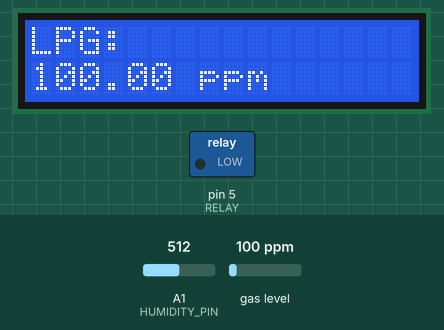
The sketch below on a simulated Arduino Uno, built with avr-gcc and run on an emulated ATmega328P. On the bench: 16×2 character LCD, switched loads named in the sketch (green lamp = pin HIGH). The test bench sets the inputs (shaded band); at power-on: A1 (HUMIDITY_PIN) = 512, gas level 100 ppm.

Above: at 1.7 s.
1.8 s: A1 (HUMIDITY_PIN) set to 896
At 5.4 s:
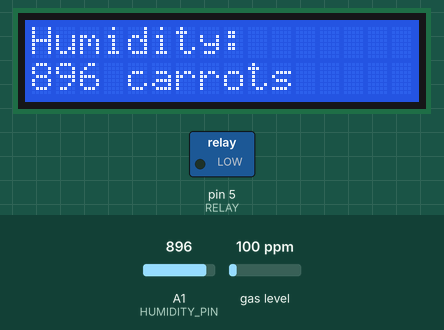
9.2 s: A1 (HUMIDITY_PIN) set to 922
At 15.6 s:
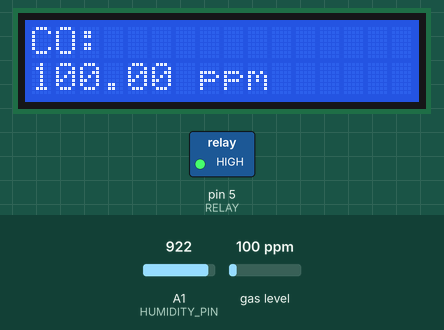
18.4 s: gas level set to 20 ppm
At 20.3 s:
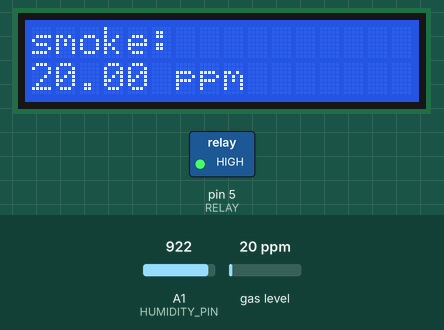
20.4 s: gas level set to 250 ppm
At 22.8 s:
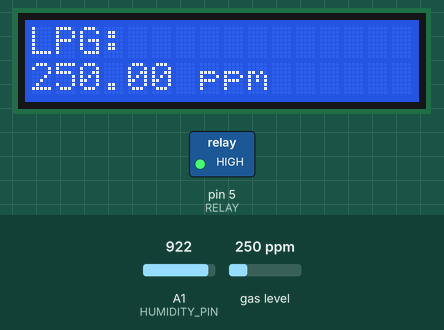
23.5 s: gas level set to 500 ppm
At 24.8 s:
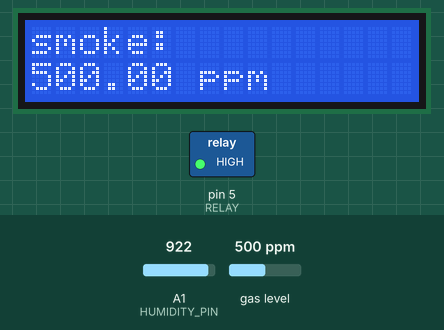
25.5 s: A1 (HUMIDITY_PIN) set to 900
At 29.9 s:
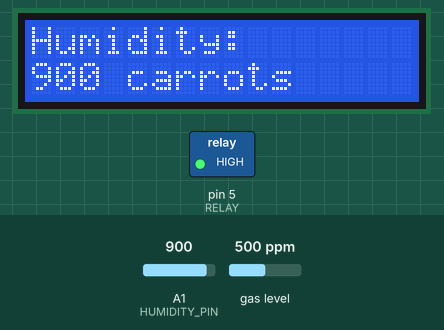
Timing chart, 0 to 31.6 s (numbered marks = the images above; inputs shaded):
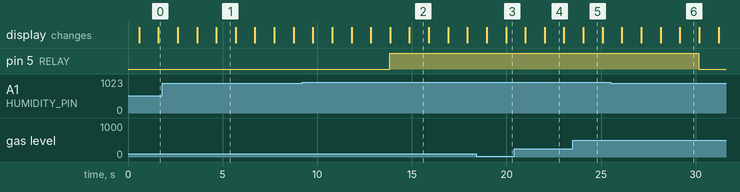

Measured:
- the behaviour switches between 910 and 911 on A1 (HUMIDITY_PIN) (found by bisection; images 1 and 2)
- after the input at 9.2 s, pin 5 (RELAY): LOW → HIGH after 4.6 s
- after the input at 25.5 s, pin 5 (RELAY): HIGH → LOW after 4.7 s
- what the display in image 1 shows lasts 1.0 s, from 4.7 s to 5.7 s

The sketch:

humanidity_temper_v3_1602_i2c.ino
```cpp
#include <SoftwareSerial.h>
#include <Adafruit_Sensor.h>
#include <MQ2.h>
#include <Wire.h>
#include <LiquidCrystal_PCF8574.h>

LiquidCrystal_PCF8574 lcd(0x3F);  // set the LCD address to 0x27 for a 16 chars and 2 line display


#define GAZPIN A0
#define HUMIDITY_PIN A1
#define RELAY 5

MQ2 mq2(GAZPIN);
int lpg, co, smoke;
int humidity = 0;

/**
 * Dmytro: matrix of humidity according to current temperature taken from HR202 datasheet
 * https://akizukidenshi.com/download/ds/aosong/HR202L.pdf
     LA HUMEDAD A TRAVES DE HR202
   * */
int oms0G[] = { 10000, 10000, 6400, 2900, 1400, 700, 370, 190, 105, 62, 38, 23, 15, 10, 7};
int oms5G[] = { 10000, 10000, 4600, 2100, 1000, 500, 260, 140, 80, 48, 30, 18, 12, 8, 5};
int oms10G[] = { 10000, 7000, 3200, 1500, 750, 380, 200, 110, 62, 37, 24, 15,10, 7, 5};
int oms15G[] = { 10000, 5000, 2300, 1100, 540, 280, 150, 84, 50, 30, 19, 12, 8,6, 4};
int oms20G[] = { 6700, 3400, 1750, 850, 420, 210, 115, 64, 39, 24, 15, 10, 7, 5,3 };
int oms25G[] = { 5000, 2600, 1300, 630, 310, 160, 87, 49, 31, 19, 13, 8, 6, 4, 3 };
int oms30G[] = { 3900, 1900, 970, 460, 235, 125, 69, 39, 25, 16, 10, 7, 5, 3, 2 };
int oms35G[] = { 3000, 1500, 740, 380, 190, 100, 56, 33, 20, 13, 9, 6, 4, 3, 2 };
int humedad[] = { 20, 25, 30, 35, 40, 45, 50, 55, 60, 65, 70, 75, 80, 85, 90 };

void setup() {

  Serial.begin(9600);
  /* Инициализируем дисплей: 2 строки по 16 символов */
  lcd.begin(16, 2);
  lcd.display();
  lcd.setBacklight(255);
  pinMode(RELAY, OUTPUT);
  mq2.begin();
}

void loop() {
  /* Устанавливаем курсор в 1 столбец 2й строки. Нумерация идёт с нуля,
      первым аргументом идёт номер столбца.
  */
  //humidity = (analogRead(A1) / 1023.0);
  //humidity = HR202_getHumidity(26, analogRead(A1)) ;
  humidity = analogRead(A1);
  lcd.clear();
  lcd.setCursor(0, 0);
  lcd.print("Humidity: ");
  lcd.setCursor(0, 1);
  lcd.print(humidity);
  lcd.print(" carrots");
  delay(1000);

  if (humidity > 910)
  {
    digitalWrite(RELAY, HIGH);
    digitalWrite(LED_BUILTIN, HIGH);
  }
  else
  {
    digitalWrite(RELAY, LOW);
    digitalWrite(LED_BUILTIN, LOW);
  }


    lcd.clear();
    lcd.setCursor(0, 0);
    lcd.print("LPG: ");
    lcd.setCursor(0, 1);
    lcd.print(mq2.readLPG());
    lcd.print(" ppm");
    delay(1000);


    lcd.clear();
    lcd.setCursor(0, 0);
    lcd.print("CO: ");
    lcd.setCursor(0, 1);
    lcd.print(mq2.readCO());
    lcd.print(" ppm");
    delay(1000);

    lcd.clear();
    lcd.setCursor(0, 0);
    lcd.print("smoke: ");
    lcd.setCursor(0, 1);
    lcd.print(mq2.readSmoke());
    lcd.print(" ppm");
    delay(1000);


}


float HR202_getHumidity(float degreesCelsius, int HUMEDAD) {
  // read the value from the sensor:
  int HIH4030_Value = HUMEDAD;
  float trueRH = 0;
  int* arrayOMS;
  if (degreesCelsius >= 35) {
    arrayOMS = oms35G;
  } else if (degreesCelsius >= 30) {
    arrayOMS = oms30G;
  } else if (degreesCelsius >= 25) {
    arrayOMS = oms25G;
  } else if (degreesCelsius >= 20) {
    arrayOMS = oms20G;
  } else if (degreesCelsius >= 15) {
    arrayOMS = oms15G;
  } else if (degreesCelsius >= 10) {
    arrayOMS = oms10G;
  } else if (degreesCelsius >= 5) {
    arrayOMS = oms5G;
  } else if (degreesCelsius >= 0) {
    arrayOMS = oms0G;
  }
  for (int i = 0; i < 15; i++) {
    if (HIH4030_Value > arrayOMS) {
      if (i > 0) { //Aproximamos el resultado (Si no es ni el primero, ni el último)
        //HIH4030_Value //Ohmios actuales
        int ohmsRM = arrayOMS[i - 1];
        int humRM = humedad[i - 1];
        int ohmsRm = arrayOMS;
        int humRm = humedad;
        int intervaloOHMS = ohmsRM - ohmsRm;
        int valIOMS = HIH4030_Value - ohmsRm;
        float mult = (float) valIOMS * 100;
        float porcOhms = ((float) mult) / intervaloOHMS; //Porcentaje del rango de ohms;
        int intervaloR = humRM - humRm;
        trueRH = ((porcOhms * intervaloR) / 100) + humRm;
      } else {
        int ohmsRM = arrayOMS;
        int humRM = humedad;
        int ohmsRm = arrayOMS[i + 1];
        int humRm = humedad[i + 1];
        int intervaloOHMS = ohmsRM - ohmsRm;
        int valIOMS = HIH4030_Value - ohmsRm;
        float mult = (float) valIOMS * 100;
        float porcOhms = ((float) mult) / intervaloOHMS; //Porcentaje del rango de ohms;
        int intervaloR = humRM - humRm;
        trueRH = ((porcOhms * intervaloR) / 100) + humRm;
      }
      break;
    }
  }
  return trueRH;
}
```
